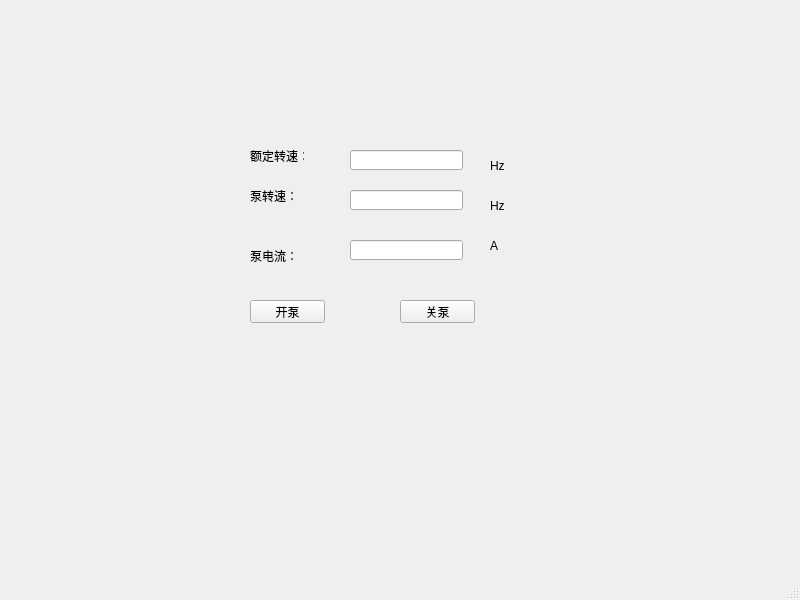
<?xml version="1.0" encoding="UTF-8"?>
<ui version="4.0">
 <class>MainWindow</class>
 <widget class="QMainWindow" name="MainWindow">
  <property name="geometry">
   <rect>
    <x>0</x>
    <y>0</y>
    <width>800</width>
    <height>600</height>
   </rect>
  </property>
  <property name="windowTitle">
   <string>MainWindow</string>
  </property>
  <widget class="QWidget" name="centralwidget">
   <widget class="QPushButton" name="UI_PB_Start">
    <property name="geometry">
     <rect>
      <x>250</x>
      <y>300</y>
      <width>75</width>
      <height>23</height>
     </rect>
    </property>
    <property name="text">
     <string>开泵</string>
    </property>
   </widget>
   <widget class="QPushButton" name="UI_PB_CLOSE">
    <property name="geometry">
     <rect>
      <x>400</x>
      <y>300</y>
      <width>75</width>
      <height>23</height>
     </rect>
    </property>
    <property name="text">
     <string>关泵</string>
    </property>
   </widget>
   <widget class="QLabel" name="label">
    <property name="geometry">
     <rect>
      <x>250</x>
      <y>190</y>
      <width>54</width>
      <height>12</height>
     </rect>
    </property>
    <property name="text">
     <string>泵转速：</string>
    </property>
   </widget>
   <widget class="QLineEdit" name="UI_LE_SPEED">
    <property name="geometry">
     <rect>
      <x>350</x>
      <y>190</y>
      <width>113</width>
      <height>20</height>
     </rect>
    </property>
   </widget>
   <widget class="QLabel" name="label_2">
    <property name="geometry">
     <rect>
      <x>250</x>
      <y>250</y>
      <width>54</width>
      <height>12</height>
     </rect>
    </property>
    <property name="text">
     <string>泵电流：</string>
    </property>
   </widget>
   <widget class="QLabel" name="label_3">
    <property name="geometry">
     <rect>
      <x>490</x>
      <y>200</y>
      <width>54</width>
      <height>12</height>
     </rect>
    </property>
    <property name="text">
     <string>Hz</string>
    </property>
   </widget>
   <widget class="QLabel" name="label_4">
    <property name="geometry">
     <rect>
      <x>490</x>
      <y>240</y>
      <width>54</width>
      <height>12</height>
     </rect>
    </property>
    <property name="text">
     <string>A</string>
    </property>
   </widget>
   <widget class="QLineEdit" name="UI_LE_CURRENT">
    <property name="geometry">
     <rect>
      <x>350</x>
      <y>240</y>
      <width>113</width>
      <height>20</height>
     </rect>
    </property>
   </widget>
   <widget class="QLabel" name="label_5">
    <property name="geometry">
     <rect>
      <x>250</x>
      <y>150</y>
      <width>54</width>
      <height>12</height>
     </rect>
    </property>
    <property name="text">
     <string>额定转速：</string>
    </property>
   </widget>
   <widget class="QLabel" name="label_6">
    <property name="geometry">
     <rect>
      <x>490</x>
      <y>160</y>
      <width>54</width>
      <height>12</height>
     </rect>
    </property>
    <property name="text">
     <string>Hz</string>
    </property>
   </widget>
   <widget class="QLineEdit" name="UI_LE_SPEED_O">
    <property name="geometry">
     <rect>
      <x>350</x>
      <y>150</y>
      <width>113</width>
      <height>20</height>
     </rect>
    </property>
   </widget>
  </widget>
  <widget class="QMenuBar" name="menubar">
   <property name="geometry">
    <rect>
     <x>0</x>
     <y>0</y>
     <width>800</width>
     <height>23</height>
    </rect>
   </property>
  </widget>
  <widget class="QStatusBar" name="statusbar"/>
 </widget>
 <resources/>
 <connections/>
</ui>
